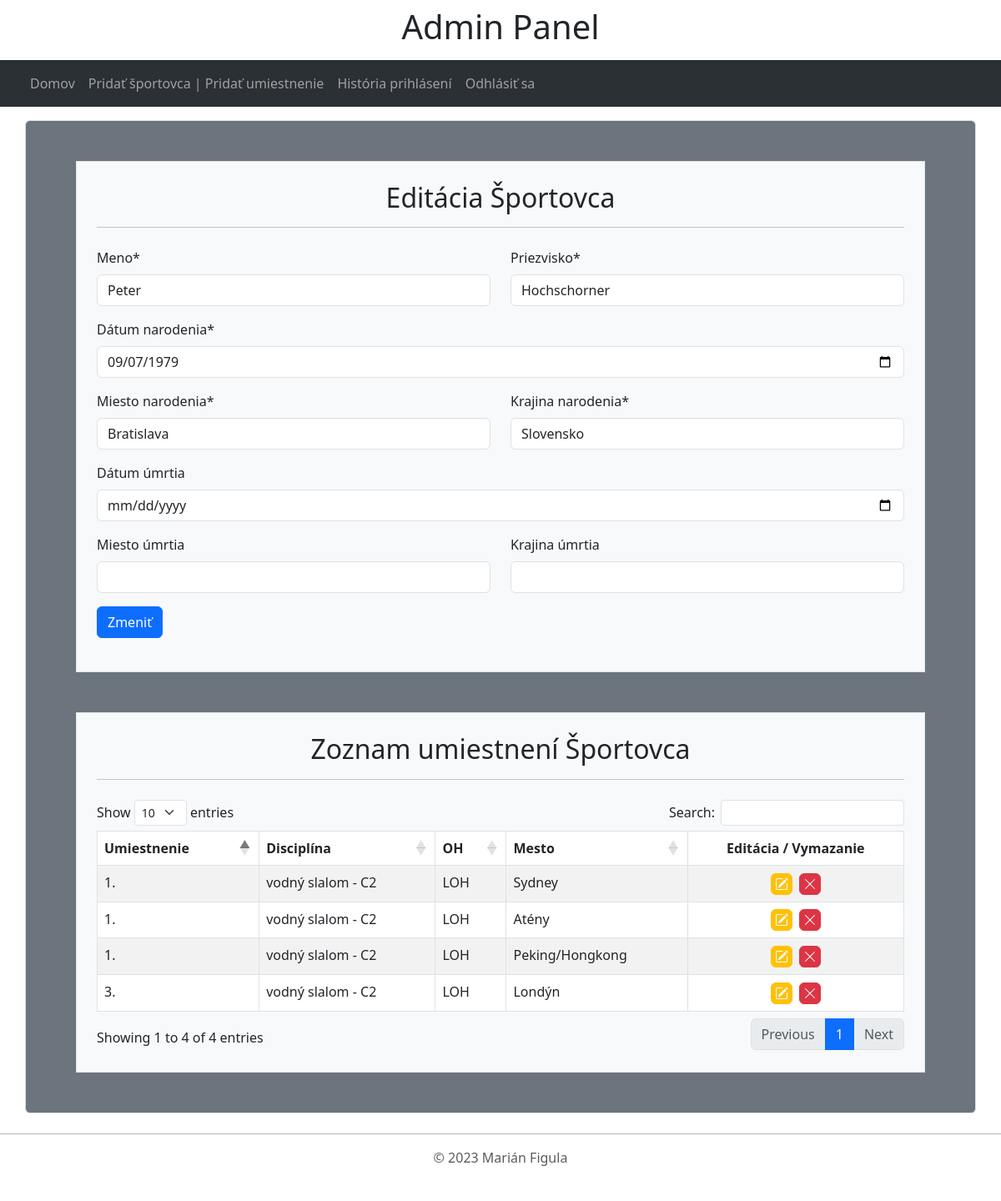
Screenshot of /admin-edit-person.php?id=1 (signed in) with the database file from the repository.
### tables this page shows
CREATE TABLE `person` (
  `id` int UNSIGNED NOT NULL,
  `name` varchar(30) NOT NULL,
  `surname` varchar(30) NOT NULL,
  `birth_day` date NOT NULL,
  `birth_place` varchar(50) NOT NULL,
  `birth_country` varchar(50) NOT NULL,
  `death_day` date DEFAULT NULL,
  `death_place` varchar(50) DEFAULT NULL,
  `death_country` varchar(50) DEFAULT NULL
);

CREATE TABLE `ranking` (
  `id` int UNSIGNED NOT NULL,
  `person_id` int UNSIGNED NOT NULL,
  `game_id` int UNSIGNED NOT NULL,
  `placing` smallint NOT NULL,
  `discipline` varchar(50) NOT NULL
);

CREATE TABLE `game` (
  `id` int UNSIGNED NOT NULL,
  `type` varchar(10) NOT NULL,
  `year` smallint NOT NULL,
  `game_order` tinyint UNSIGNED NOT NULL,
  `city` varchar(50) NOT NULL,
  `country` varchar(50) NOT NULL
);

### admin-edit-person.php (the view, shortened to what this page needs)
<?php
require_once('config.php');
try {
    $db = new PDO("mysql:host=$hostname;dbname=$dbname", $username, $password);
    $db->setAttribute(PDO::ATTR_ERRMODE, PDO::ERRMODE_EXCEPTION);
    $query = "SELECT * FROM person where id=?";
    $stmt = $db->prepare($query);
    $stmt->execute([$_GET["id"]]);
    $person = $stmt->fetch(PDO::FETCH_ASSOC);
    $query2 = "SELECT ranking.*, game.city, game.type from ranking join game on ranking.game_id=game.id where ranking.person_id=?";
    $stmt3 = $db->prepare($query2);
    $stmt3->execute([$_GET["id"]]);
    $placements = $stmt3->fetchAll(PDO::FETCH_ASSOC);
} catch (PDOException $e) {
    echo $e->getMessage();
}
?>
<!doctype html>
<html lang="en">
<head>
    <link href="https://cdn.jsdelivr.net/npm/bootstrap@5.3.0-alpha1/dist/css/bootstrap.min.css" rel="stylesheet"
>
    <link rel="stylesheet" href="https://cdn.datatables.net/1.13.2/css/dataTables.bootstrap5.min.css">
    <link rel="stylesheet" href="css/utility.css">
    <link rel="stylesheet" href="css/icons.css">
    <link href="https://cdnjs.cloudflare.com/ajax/libs/toastr.js/2.0.1/css/toastr.css" rel="stylesheet"/>
</head>
<body>
<div class="d-flex pt-2 justify-content-center"><h1>Admin Panel</h1></div>
<header class="mb-3 mt-2">
    <nav class="navbar navbar-expand-lg bg-body-tertiary" data-bs-theme="dark">
        <div class="container-fluid">
            <div class="collapse navbar-collapse" id="navbarNavDropdown">
                <ul class="navbar-nav">
                    <li class="nav-item">
                        <a class="nav-link" aria-current="page" href="index-admin.php">Domov</a>
                    </li>
                    <li class="nav-item">
                        <a class="nav-link" aria-current="page" href="admin-add.php">Pridať športovca | Pridať
                            umiestnenie</a>
                    </li>
                    <li class="nav-item">
                        <a class="nav-link" href="admin-history-log.php">História prihlásení</a>
                    </li>
                    <li class="nav-item">
                        <a class="nav-link" href="logout.php">Odhlásiť sa</a>
                    </li>
                </ul>
            </div>
        </div>
    </nav>
</header>
<div class="container border rounded bg-secondary">
    <div class="width-50 p-5">
        <div class="border p-4 bg-light mb-5">
            <h2 class="justify-content-center center-text">Editácia Športovca</h2>
            <hr class="mb-4 mt-3">
            <form action="#" method="post">
                <div class="mb-3 row">
                    <div class="col form-group">
                        <label for="name" class="form-label">Meno*</label><input type="text" name="name"
                                                                                id="name" class="form-control"
                                                                                value="<?php echo $person["name"] ?>"
                                                                                required>
                    </div>
                    <div class="col form-group">
                        <label for="surname" class="form-label">Priezvisko*</label>
                        <input type="text" name="surname"
                               id="surname"
                               class="form-control"
                               value="<?php echo $person["surname"] ?>"
                               required>
                    </div>
                </div>
                <div class="mb-3 row">
                    <div class="col form-group">
                        <label for="birth_day" class="form-label">Dátum narodenia*</label>
                        <input type="date"
                               name="birth_day"
                               id="birth_day"
                               class="form-control"
                               value="<?php echo $person["birth_day"] ?>"
                               required>
                    </div>
                </div>
                <div class="mb-3 row">
                    <div class="col form-group">
                        <label for="birth_place" class="form-label">Miesto narodenia*</label><input type="text"
                                                                                                   name="birth_place"
                                                                                                   id="birth_place"
                                                                                                   class="form-control"
                                                                                                   value="<?php echo $person["birth_place"] ?>"
                                                                                                   required>
                    </div>
                    <div class="col form-group">
                        <label for="birth_country" class="form-label">Krajina narodenia*</label><input type="text"
                                                                                                      name="birth_country"
                                                                                                      id="birth_country"
                                                                                                      class="form-control"
                                                                                                      value="<?php echo $person["birth_country"] ?>"
                                                                                                      required>
                    </div>
                </div>
                <div class="mb-3 row">
                    <div class="col form-group">
                        <label for="death_day" class="form-label">Dátum úmrtia</label><input type="date"
                                                                                             name="death_day"
                                                                                             id="death_day"
                                                                                             class="form-control"
                                                                                             value="<?php echo $person["death_day"] ?>">
                    </div>
                </div>
                <div class="mb-3 row">
                    <div class="col form-group">
                        <label for="death_place" class="form-label">Miesto úmrtia</label><input type="text"
                                                                                                name="death_place"
                                                                                                id="death_place"
                                                                                                class="form-control"
                                                                                                value="<?php echo $person["death_place"] ?>">
                    </div>
                    <div class="col form-group">
                        <label for="death_country" class="form-label">Krajina úmrtia</label><input type="text"
                                                                                                   name="death_country"
                                                                                                   id="death_country"
                                                                                                   class="form-control"
                                                                                                   value="<?php echo $person["death_country"] ?>">
                    </div>
                </div>
                <div class="mb-3 row">
                    <div class="col form-group">
                        <button type="submit" class="btn btn-primary" name="btn-edit-person" id="btn-edit-person">
                            Zmeniť
                        </button>
                    </div>
                </div>
            </form>
        </div>
        <form action="#" method="post">
            <div class="border p-4 bg-light table-responsive">
                <h2 class="justify-content-center center-text">Zoznam umiestnení Športovca</h2>
                <hr class="mb-4 mt-3">
                <table class="table table-bordered table-striped" id="admin-edit-placement">
                    <thead>
                    <tr>
                        <th>Umiestnenie</th>
                        <th>Disciplína</th>
                        <th>OH</th>
                        <th>Mesto</th>
                        <th>Editácia / Vymazanie</th>
                    </tr>
                    </thead>
                    <tbody>
                    <?php
                    foreach ($placements as $placement) {
                        echo "<tr><td>" . $placement["placing"] . ".</td><td>" . $placement["discipline"] . "</td><td>" . $placement["type"] .
                            "</td><td>" . $placement["city"] . "</td><input type='hidden' name='del-placement-id' id='clicked_button' value=" . $placement["id"] . "'><td class='dt-body-center'><a type='submit' role='button' class='btn btn-warning edit-btn me-2' href='admin-edit-rank.php?id=" . $placement["id"] . "' ></a><button type='button' data-bs-toggle='modal' data-bs-target='#exampleModal' class='btn btn-danger del-btn'></button></td>";
                    }
                    ?>
                    </tbody>
                </table>
            </div>
        </form>
    </div>
</div>
<footer class="d-flex justify-content-center py-3 my-4 mt-4 border-top border-dark-subtle">
    <span class="text-muted">© 2023 Marián Figula</span>
</footer>
</body>
</html>

### css/utility.css (style rules this page uses)
.center-text { text-align: center; }

### rows the page displays
person: name "Peter", surname "Hochschorner", birth_day "09/07/1979", birth_place "Bratislava", birth_country "Slovensko"
ranking: placing "1", discipline "vodný slalom - C2", game.type "LOH", game.city "Sydney"
ranking: placing "1", discipline "vodný slalom - C2", game.type "LOH", game.city "Atény"
ranking: placing "1", discipline "vodný slalom - C2", game.type "LOH", game.city "Peking/Hongkong"
ranking: placing "3", discipline "vodný slalom - C2", game.type "LOH", game.city "Londýn"
